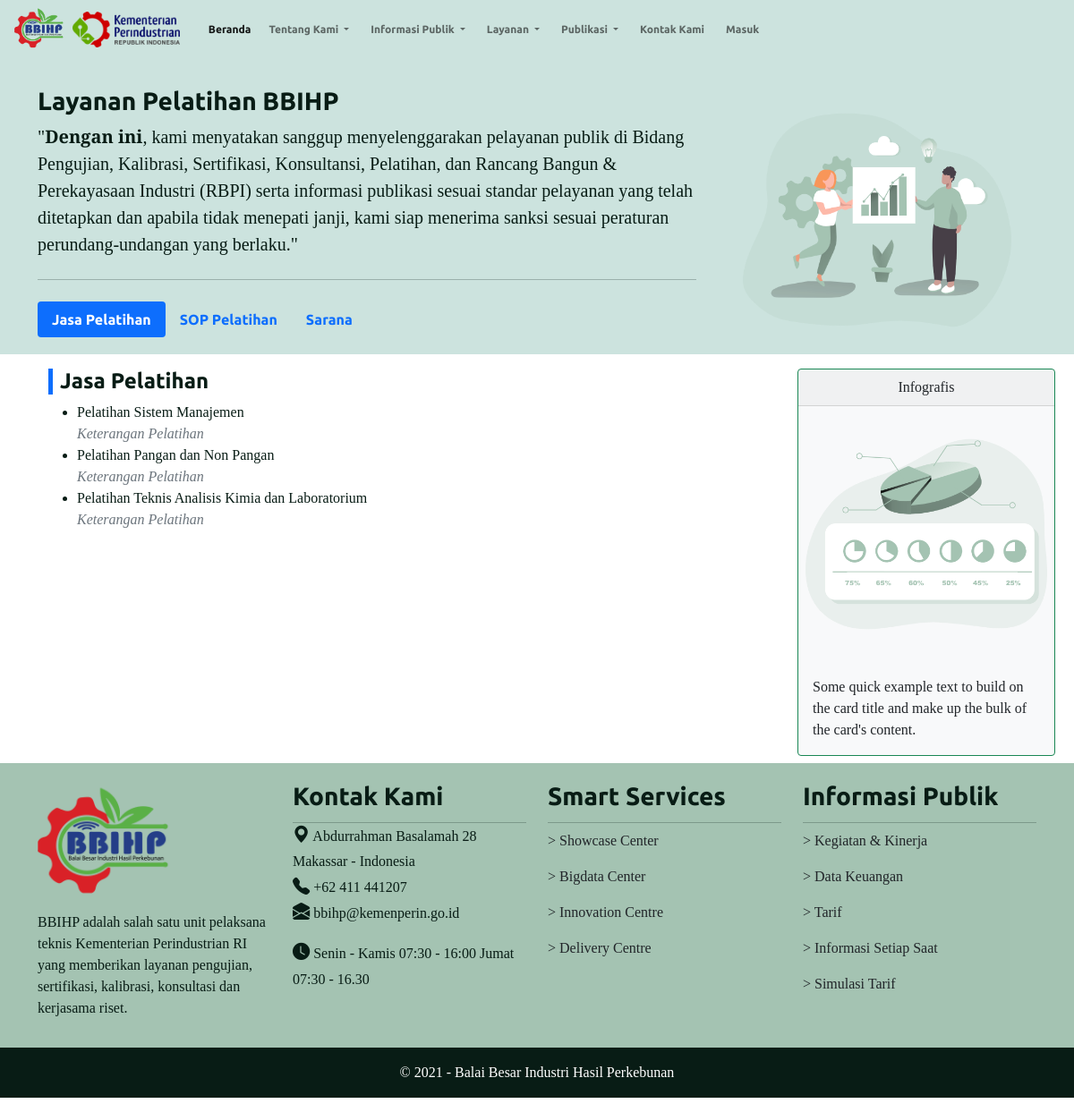
The page /layanan/pelatihan on the database its author committed.
### home/models.py (models this page shows, shortened)
class Training(models.Model):
    nama = models.CharField(max_length=200, unique=True)
    keterangan = models.TextField(blank=True, null=True, help_text='Masukkan keterangan pelatihan')
    class Meta:
        verbose_name_plural = "Pelatihan"

### home/views.py (the view)
# urls.py: path('layanan/pelatihan', views.pelatihan, name='pelatihan'),
def pelatihan(request):
    jasa_pelatihan = Training.objects.all()
    contex = {
        'title': 'Layanan BBIHP | Pelatihan',
        'jasa_pelatihan' : jasa_pelatihan
    }
    return render(request, 'layanan/pelatihan.html', contex)

### home/templates/layanan/pelatihan.html (shortened to what this page needs)
{% extends 'base_home_page.html' %} {% load static%} {% include 'static/css/style.css' %} {% block konten %}
{% include 'layanan/snippets/pelatihan/header.html' %}
<div class="container-fluid mt-3">
  <div class="container">
    <div class="tab-content" id="pills-tabContent">
      <div class="tab-pane fade show active" id="pills-pelatihan" role="tabpanel" aria-labelledby="pills-pelatihan-tab">{% include 'layanan/snippets/pelatihan/jasa_pelatihan.html' %}</div>
    </div>
  </div>
</div>
{% endblock %}

### home/templates/layanan/snippets/pelatihan/jasa_pelatihan.html
{% load static %}
<div class="container">
  <div class="row">
    <div class="col-lg-9 col-md">
      <h4 class="border-start border-5 border-primary ps-2 ft-ubuntu  fw-bold">Jasa Pelatihan</h4>
      <ul>
         {% for pelatihan in jasa_pelatihan %}
        <li>{{ pelatihan.nama }}</li>
          <ul class="fst-italic text-muted list-unstyled">
              <li>{{ pelatihan.keterangan }}</li>
          </ul>
          {%  endfor %}
      </ul>
    </div>
    <div class="col-lg-3 col-md">
      {% include 'layanan/sidebar.html' %}
    </div>
  </div>
</div>

### static/css/style.css (style rules this page uses)
body { font-family: 'Crimson Text', serif; color: #081c15; }
.ft-ubuntu { font-family: 'Ubuntu', sans-serif; }

### rows shown on the page
Training: nama "Pelatihan Sistem Manajemen", keterangan "Keterangan Pelatihan"
Training: nama "Pelatihan Pangan dan Non Pangan", keterangan "Keterangan Pelatihan"
Training: nama "Pelatihan Teknis Analisis Kimia dan Laboratorium", keterangan "Keterangan Pelatihan"
